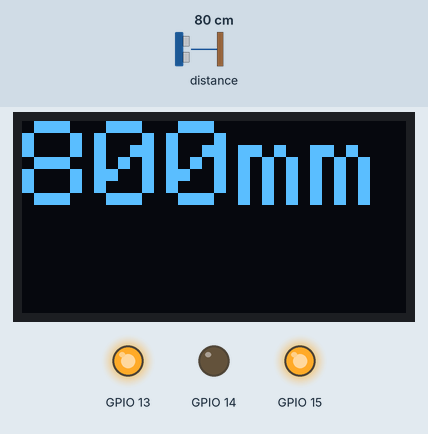
Bench run of a sketch on a simulated ESP32. Shown: 128×64 one-colour display, output pins drawn as LEDs (lit = HIGH). The test bench sets the inputs (shaded band); at power-on: distance to the obstacle 80 cm. The display library's start-up logo is not drawn; what the sketch prints to the serial monitor is not drawn.

Above: at 1.5 s.
1.6 s: distance to the obstacle set to 250 cm
At 2.1 s:
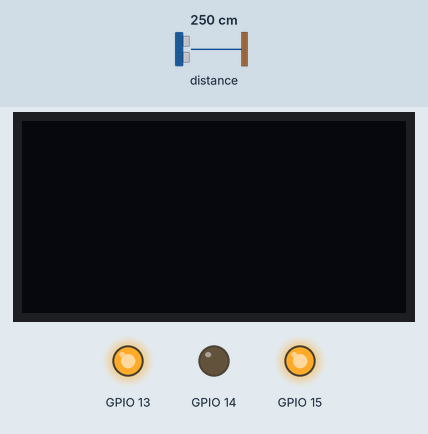
3.2 s: distance to the obstacle set to 12 cm
At 4.2 s:
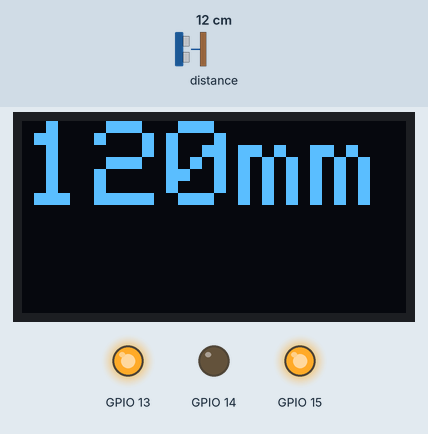
4.7 s: distance to the obstacle set to 9 cm
At 5.6 s:
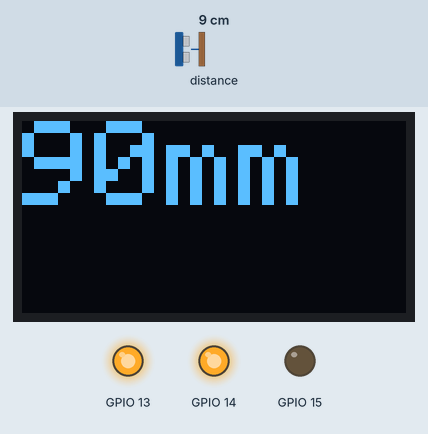
6.3 s: distance to the obstacle set to 299 cm
At 7.1 s:
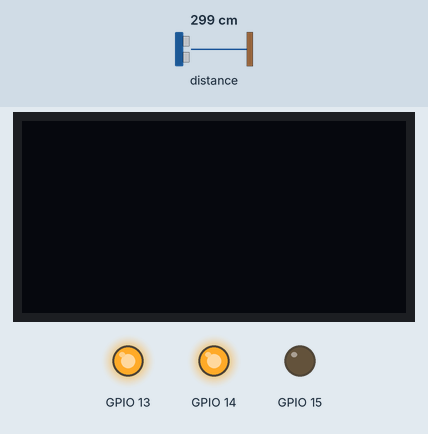
Timing chart, 0 to 8.9 s (numbered marks = the images above; inputs shaded):
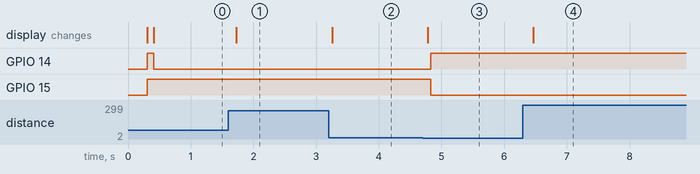

Measured:
- the behaviour switches between 11 and 10 cm on distance to the obstacle (found by bisection; images 2 and 3)
- after the input at 1.6 s, the display: changes after 0.13 s (image 1)
- after the input at 3.2 s, the display: changes after 0.05 s (image 2)
- after the input at 4.7 s, GPIO 14: LOW → HIGH after 0.13 s; GPIO 15: HIGH → LOW after 0.13 s; the display: changes after 0.08 s (image 3)
- after the input at 6.3 s, the display: changes after 0.17 s (image 4)

The sketch:

test_vl53l0x_oled.ino
```cpp
/* This example shows how to take
range measurements with the VL53L0X and display on a SSD1306 OLED.

The range readings are in units of mm. */

#include <Wire.h>
#include "Adafruit_VL53L0X.h"
#include <SPI.h>
#include <Adafruit_GFX.h>
#include <Adafruit_SH110X.h>

Adafruit_SH1107 display = Adafruit_SH1107(64, 128, &Wire);


Adafruit_VL53L0X lox = Adafruit_VL53L0X();


void setup()
{
  Serial.begin(115200);
  Wire.begin(22,23);
  Serial.println("128x64 OLED FeatherWing test");
  delay(250); // wait for the OLED to power up
  display.begin(0x3C, true); // Address 0x3C default
  Serial.println("OLED begun");

//  Wire.begin();

  if (!lox.begin()) {
    Serial.println(F("Failed to boot VL53L0X"));
    while(1);
  }

  // text display big!
  display.setTextSize(4);
  display.setTextColor(SH110X_WHITE);
  display.setRotation(1);
  display.display();

  pinMode(13, OUTPUT);
  pinMode(14, OUTPUT);
  pinMode(15, OUTPUT);
  digitalWrite(13, HIGH);
  digitalWrite(14, HIGH);
  digitalWrite(15, HIGH);
}

void loop()
{
  VL53L0X_RangingMeasurementData_t measure;

  lox.rangingTest(&measure, false); // pass in 'true' to get debug data printout!

  if (measure.RangeStatus != 4)
  {  // phase failures have incorrect data
      display.clearDisplay();
      display.setCursor(0,0);
      display.print(measure.RangeMilliMeter);
      display.print("mm");
      display.display();
      Serial.println();
      delay(50);
      if (measure.RangeMilliMeter>100)
      {
         digitalWrite(14, LOW);
         digitalWrite(15, HIGH);
      }
      else
      {
        digitalWrite(14, HIGH);
        digitalWrite(15, LOW);
      }
    }
    else
    {
      display.display();
      display.clearDisplay();
      return;
    }
}
```
